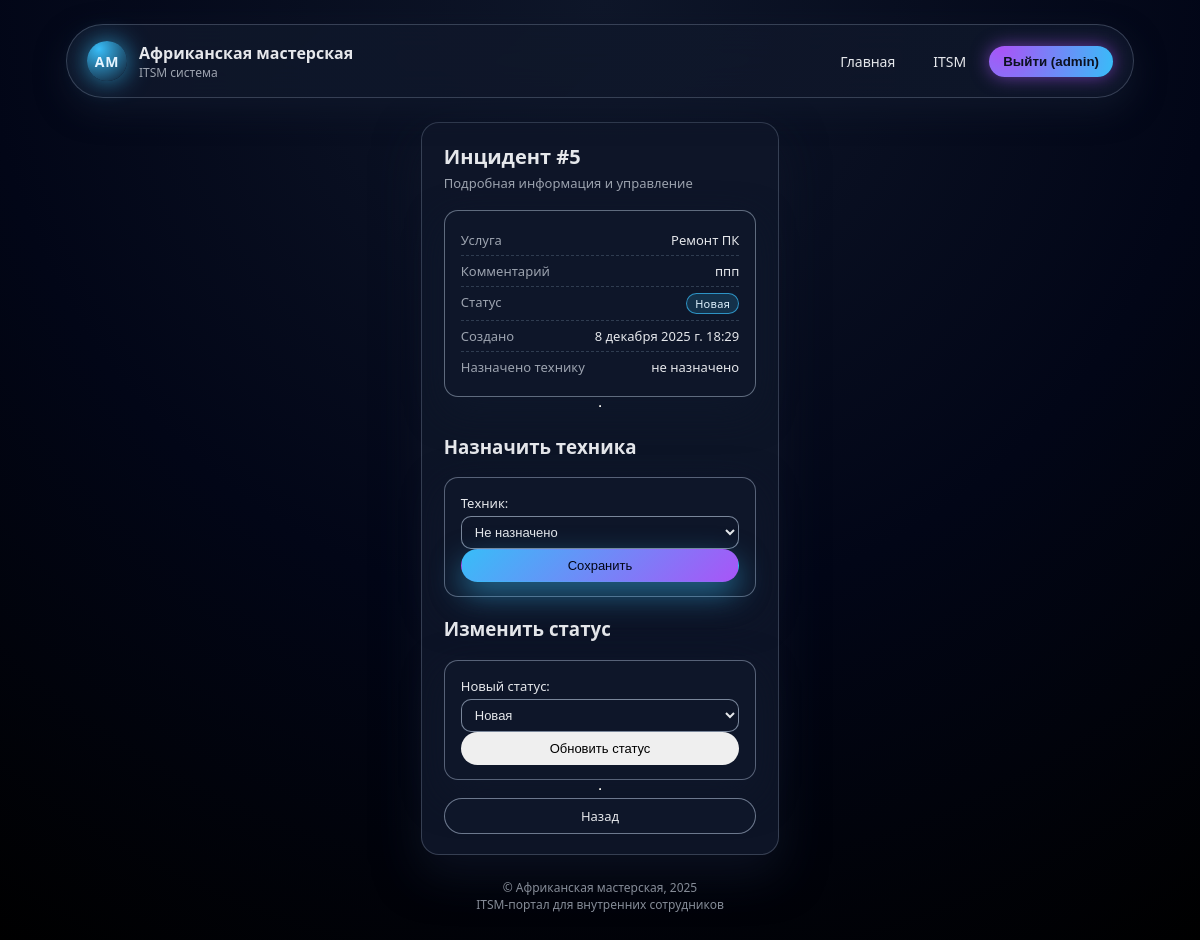
Screenshot of /itsm/incidents/5/ (signed in) with the database file from the repository.
### service_desk/models.py (models this page shows, shortened)
class Incident(models.Model):
    STATUS_CHOICES = [
        ('new', 'Новая'),
        ('in_progress', 'В работе'),
        ('done', 'Выполнена'),
        ('cancelled', 'Отменена'),
    ]
    service = models.ForeignKey(Service, verbose_name="Услуга",
                                on_delete=models.CASCADE)
    created_by = models.ForeignKey(
        User,
        verbose_name="Создано пользователем",
        on_delete=models.SET_NULL,
        null=True,
        blank=True,
        related_name='incidents'
    )
    comment = models.TextField("Комментарий клиента / описание проблемы")
    status = models.CharField("Статус", max_length=20,
                              choices=STATUS_CHOICES, default='new')
    assigned_to = models.ForeignKey(
        User,
        verbose_name="Назначено тех. специалисту",
        on_delete=models.SET_NULL,
        null=True,
        blank=True,
        related_name='assigned_incidents'
    )
    created_at = models.DateTimeField("Создано", auto_now_add=True)

class Service(models.Model):
    name = models.CharField("Название услуги", max_length=255)
    description = models.TextField("Описание", blank=True)
    price = models.DecimalField("Цена", max_digits=10, decimal_places=2)
    is_active = models.BooleanField("Активна", default=True)

### service_desk/views.py (the view, shortened to what this page needs)
# urls.py: path('itsm/incidents/<int:pk>/', views.incident_detail, name='incident_detail'),
@login_required
def incident_detail(request, pk):
    incident = get_object_or_404(Incident, pk=pk)
    user = request.user
    can_edit_status = (
        user.is_superuser or
        user.is_staff or
        (user.groups.filter(name='Tech').exists() and incident.assigned_to == user)
    )
    allowed = (
        user.is_superuser or
        user.is_staff or
        incident.created_by == user or
        incident.assigned_to == user
    )
    if not allowed:
        return HttpResponseForbidden("У вас нет доступа к этому инциденту.")
    techs = None
    if user.is_superuser or user.is_staff:
        techs = User.objects.filter(groups__name="Tech")
    return render(request, 'itsm/incident_detail.html', {
        'incident': incident,
        'can_edit': can_edit_status,
        'status_choices': Incident.STATUS_CHOICES,
        'techs': techs,
    })

### templates/itsm/incident_detail.html (shortened to what this page needs)
{% extends 'base.html' %}
{% block content %}
<div class="section-header">
    <h2>Инцидент #{{ incident.id }}</h2>
    <p>Подробная информация и управление</p>
</div>
<div class="detail-card mb-4">
    <dl class="detail-list">
        <div class="detail-row">
            <dt>Услуга</dt>
            <dd>{{ incident.service.name }}</dd>
        </div>
        <div class="detail-row">
            <dt>Комментарий</dt>
            <dd>{{ incident.comment }}</dd>
        </div>
        <div class="detail-row">
            <dt>Статус</dt>
            <dd>
                <span class="badge badge-status-{{ incident.status }}">
                    {{ incident.get_status_display }}
                </span>
            </dd>
        </div>
        <div class="detail-row">
            <dt>Создано</dt>
            <dd>{{ incident.created_at }}</dd>
        </div>
        <div class="detail-row">
            <dt>Назначено технику</dt>
            <dd>{{ incident.assigned_to|default:"не назначено" }}</dd>
        </div>
    </dl>
</div>
<hr>
{% if techs %}
<h3>Назначить техника</h3>
<form method="post" class="form-card mb-4">
    <label for="assigned_to">Техник:</label>
    <select id="assigned_to" name="assigned_to">
        <option value="">Не назначено</option>
    </select>
    <button class="btn btn-primary btn-full mt-3">Сохранить</button>
</form>
{% endif %}
{% if can_edit %}
<h3>Изменить статус</h3>
<form method="post" class="form-card">
    <label for="status">Новый статус:</label>
    <select name="status" id="status">
        {% for value, label in status_choices %}
            <option value="{{ value }}" {% if value == incident.status %}selected{% endif %}>
                {{ label }}
            </option>
        {% endfor %}
    </select>
    <button class="btn btn-success btn-full mt-3">Обновить статус</button>
</form>
{% endif %}
<hr>
<a href="{% url 'service_desk:incidents_list' %}" class="btn btn-secondary mt-3">Назад</a>
{% endblock %}

### templates/base.html (shortened to what this page needs)
<!DOCTYPE html>
<html lang="ru">
<head>
    <link rel="stylesheet" href="/static/css/style.css">
</head>
<body>
<div class="app-shell">
    <header class="main-header">
        <div class="logo-block">
            <div class="logo-circle">AM</div>
            <div>
                <h1 class="app-title">Африканская мастерская</h1>
                <p class="app-subtitle">ITSM система</p>
            </div>
        </div>
        <nav class="main-nav">
            <a class="nav-link" href="{% url 'service_desk:index' %}">Главная</a>
            {% if user.is_authenticated %}
                <a class="nav-link" href="{% url 'service_desk:itsm_dashboard' %}">
                    ITSM
                </a>
                <form action="{% url 'logout' %}" method="post" style="display:inline;">
                    <button class="nav-link nav-link-accent" type="submit">
                        Выйти ({{ user.username }})
                    </button>
                </form>
            {% else %}
                <a class="nav-link nav-link-accent" href="{% url 'login' %}">
                    Вход
                </a>
            {% endif %}
        </nav>
    </header>
    <main class="main-content section section-narrow">
        {% block content %}{% endblock %}
    </main>
    <footer class="main-footer">
        © Африканская мастерская, 2025<br>
        ITSM-портал для внутренних сотрудников
    </footer>
</div>
</body>
</html>

### rows the page displays
Incident: id "5", service.name "Ремонт ПК", comment "ппп", status "Новая", created_at "8 декабря 2025 г. 18:29", assigned_to "не назначено"

### other values shown
{{ user.username }} "admin"
